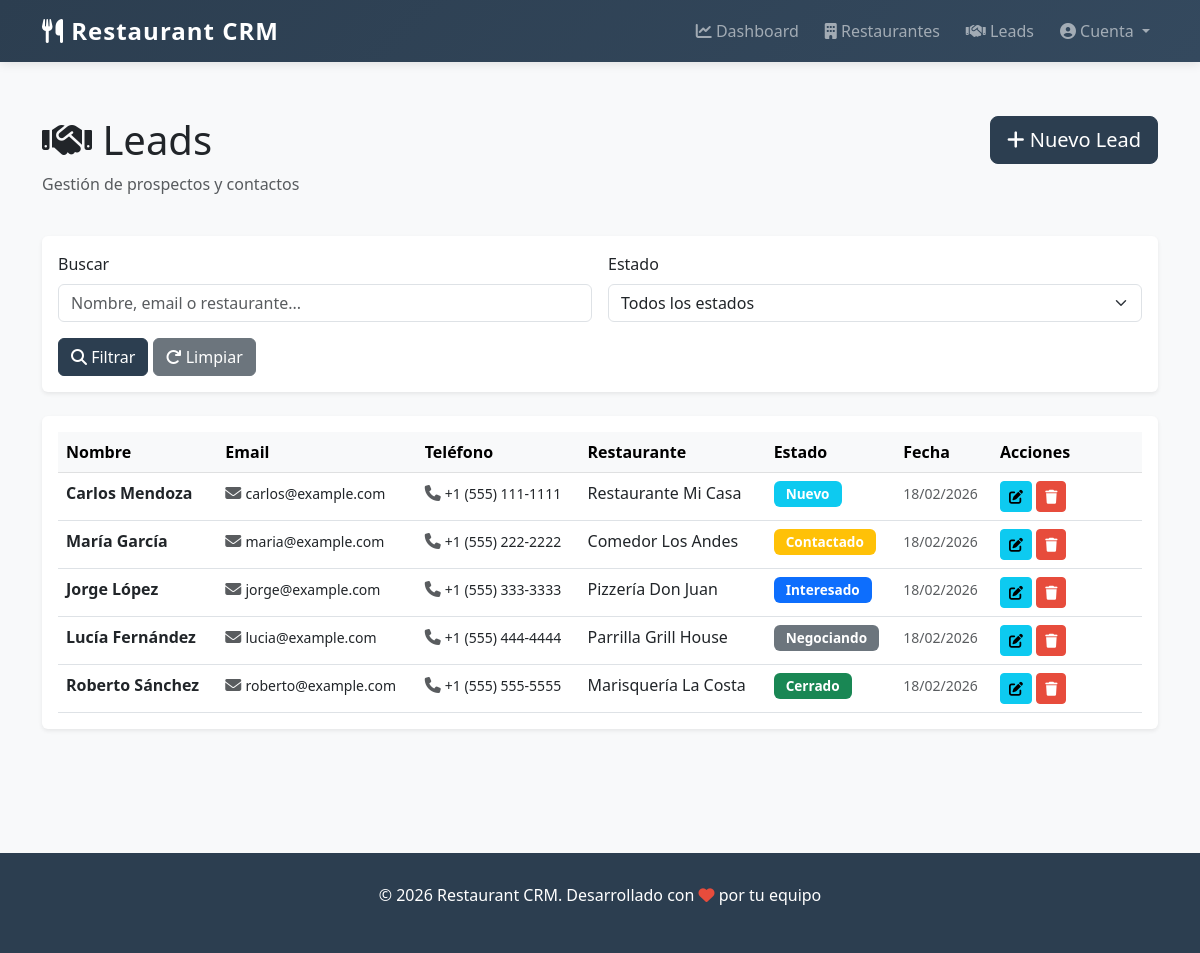
Page /leads on the committed database.
### tables this page shows
CREATE TABLE IF NOT EXISTS leads (
    id INT AUTO_INCREMENT PRIMARY KEY,
    name VARCHAR(100) NOT NULL,
    email VARCHAR(100) NOT NULL,
    phone VARCHAR(20) NOT NULL,
    restaurant_name VARCHAR(100) NOT NULL,
    status ENUM('new', 'contacted', 'interested', 'negotiating', 'closed', 'rejected') DEFAULT 'new',
    notes TEXT,
    created_at TIMESTAMP DEFAULT CURRENT_TIMESTAMP,
    updated_at TIMESTAMP DEFAULT CURRENT_TIMESTAMP ON UPDATE CURRENT_TIMESTAMP,
    KEY idx_name (name),
    KEY idx_email (email),
    KEY idx_status (status),
    KEY idx_created_at (created_at),
    KEY idx_restaurant_name (restaurant_name)
);

### app/Core/View.php (called while the page is built, shortened)
<?php
class View
{
    private string $viewPath;
    public function __construct()
    {
        $this->viewPath = VIEW_PATH;
    }
    public function render(string $view, array $data = []): void
    {
        $viewFile = $this->viewPath . '/' . str_replace('.', '/', $view) . '.php';
        extract($data);
        require $viewFile;
    }
}
?>

### app/Core/Controller.php (called while the page is built, shortened)
<?php
class Controller
{
    protected View $view;
    public function __construct()
    {
        $this->view = new View();
    }
    protected function render(string $view, array $data = []): void
    {
        $this->view->render($view, $data);
    }
}
?>

### app/Controllers/LeadController.php (called while the page is built, shortened)
<?php
class LeadController extends Controller
{
    public function index(): void
    {
        $filters = [
            'status' => $_GET['status'] ?? '',
            'search' => $_GET['search'] ?? ''
        ];
        $leads = Lead::getFiltered($filters);
        $flash = $_SESSION['flash'] ?? null;
        $this->render('leads.index', [
            'leads' => $leads,
            'statuses' => Lead::getValidStatuses(),
            'filters' => $filters,
            'csrf_token' => Csrf::getToken(),
            'flash' => $flash
        ]);
    }
}
?>

### app/Core/Router.php (called while the page is built, shortened)
<?php
class Router
{
    private array $routes = [];
    public function get(string $path, string $action): void
    {
        $this->routes['GET'][$path] = $action;
    }
    public function post(string $path, string $action): void
    {
        $this->routes['POST'][$path] = $action;
    }
    public function handle(string $url): void
    {
        $url = parse_url($url, PHP_URL_PATH) ?? $url;
        $url = preg_replace('#/+#', '/', $url);
        $url = trim($url, '/');
        if ($url === '') {
            $url = '/';
        } else {
            $url = '/' . $url;
        }
        $method = $_SERVER['REQUEST_METHOD'];
        $action = $this->matchRoute($url, $method);
        $this->executeAction($action);
    }
    private function matchRoute(string $url, string $method): ?string
    {
        $routes = $this->routes[$method] ?? [];
        foreach ($routes as $path => $action) {
            $pattern = $this->pathToRegex($path);
            if (preg_match($pattern, $url, $matches)) {
                return $action;
            }
        }
        return null;
    }
    private function pathToRegex(string $path): string
    {
        $path = preg_quote($path, '#');
        $path = str_replace('\\:', ':', $path);
        $path = preg_replace('/:[a-zA-Z_]\w*/', '([a-zA-Z0-9_-]+)', $path);
        return '#^' . $path . '(?:\?|$)#';
    }
    private function executeAction(string $action): void
    {
        list($controller, $method) = explode('@', $action);
        $instance = new $controllerClass();
        call_user_func_array([$instance, $method], []);
    }
}
?>

### public/index.php (called while the page is built, shortened)
<?php
spl_autoload_register(function ($class) {
    $parts = explode('\\', $class);
    $file = ROOT_PATH . '/' . str_replace('\\', '/', $parts[0]) . '/' .
            implode('/', array_slice($parts, 1)) . '.php';
});
require_once CORE_PATH . '/DB.php';
require_once CORE_PATH . '/Router.php';
require_once CORE_PATH . '/Controller.php';
require_once CORE_PATH . '/View.php';
$router = new App\Core\Router();
$requestUri = $_SERVER['REQUEST_URI'] ?? '/';
$requestUri = preg_replace('#/+#', '/', $requestUri);
$url = parse_url($requestUri, PHP_URL_PATH) ?? '/';
$url = '/' . trim($url, '/');
$router->handle($url);
?>

### app/Models/Lead.php (called while the page is built, shortened)
<?php
class Lead
{
    private static string $table = 'leads';
    public static function getFiltered(array $filters = []): array
    {
        $sql = "SELECT * FROM " . self::$table . " WHERE 1=1";
        $params = [];
        $sql .= " ORDER BY created_at DESC";
        return DB::fetchAll($sql, $params);
    }
}
?>

### app/Core/DB.php (called while the page is built, shortened)
<?php
class DB
{
    private static ?PDO $connection = null;
    private static array $config = [];
    public static function getConnection(): PDO
    {
        return self::$connection;
    }
    private static function connect(): void
    {
        try {
            $host = self::$config['DB_HOST'] ?? 'localhost';
            $db = self::$config['DB_NAME'] ?? 'restaurant_crm';
            $user = self::$config['DB_USER'] ?? 'root';
            $pass = self::$config['DB_PASS'] ?? '';
            $charset = 'utf8mb4';
            $dsn = "mysql:host=$host;dbname=$db;charset=$charset";
            self::$connection = new PDO($dsn, $user, $pass, [
                PDO::ATTR_ERRMODE => PDO::ERRMODE_EXCEPTION,
                PDO::ATTR_DEFAULT_FETCH_MODE => PDO::FETCH_ASSOC,
                PDO::ATTR_PERSISTENT => false,
            ]);
        } catch (PDOException $e) {
            die('Error de conexión a base de datos: ' . $e->getMessage());
        }
    }
    public static function query(string $sql, array $params = []): \PDOStatement
    {
        $connection = self::getConnection();
        $stmt = $connection->prepare($sql);
        $stmt->execute($params);
        return $stmt;
    }
    public static function fetchAll(string $sql, array $params = []): array
    {
        $stmt = self::query($sql, $params);
        return $stmt->fetchAll();
    }
}
?>

### app/Views/leads/index.php (the view, shortened to what this page needs)
<div class="container-fluid py-4">
    <div class="row mb-4">
        <div class="col-md-8">
            <h1><i class="fas fa-handshake"></i> Leads</h1>
            <p class="text-muted">Gestión de prospectos y contactos</p>
        </div>
        <div class="col-md-4 text-md-end">
            <button class="btn btn-primary btn-lg" data-bs-toggle="modal" data-bs-target="#createLeadModal">
                <i class="fas fa-plus"></i> Nuevo Lead
            </button>
        </div>
    </div>
    <div class="card shadow-sm mb-4">
        <div class="card-body">
            <form method="GET" class="row g-3" id="filterForm">
                <div class="col-md-6">
                    <label for="searchInput" class="form-label">Buscar</label>
                    <input type="text" class="form-control" id="searchInput" name="search"
                           value="<?= htmlspecialchars($filters['search'] ?? '') ?>"
                           placeholder="Nombre, email o restaurante...">
                </div>
                <div class="col-md-6">
                    <label for="statusFilter" class="form-label">Estado</label>
                    <select class="form-select" id="statusFilter" name="status" onchange="this.form.submit()">
                        <option value="">Todos los estados</option>
                    </select>
                </div>
                <div class="col-12">
                    <button type="submit" class="btn btn-primary">
                        <i class="fas fa-search"></i> Filtrar
                    </button>
                    <a href="/leads" class="btn btn-secondary">
                        <i class="fas fa-redo"></i> Limpiar
                    </a>
                </div>
            </form>
        </div>
    </div>
    <div class="card shadow-sm">
        <div class="card-body">
            <div class="table-responsive">
                <table class="table table-hover mb-0">
                    <thead class="table-light">
                        <tr>
                            <th>Nombre</th>
                            <th>Email</th>
                            <th>Teléfono</th>
                            <th>Restaurante</th>
                            <th>Estado</th>
                            <th>Fecha</th>
                            <th width="150">Acciones</th>
                        </tr>
                    </thead>
                    <tbody>
                        <?php if (!empty($leads)): ?>
                            <?php foreach ($leads as $lead): ?>
                                <tr>
                                    <td>
                                        <strong><?= htmlspecialchars($lead['name']) ?></strong>
                                    </td>
                                    <td>
                                        <i class="fas fa-envelope text-muted"></i>
                                        <small><?= htmlspecialchars($lead['email']) ?></small>
                                    </td>
                                    <td>
                                        <i class="fas fa-phone text-muted"></i>
                                        <small><?= htmlspecialchars($lead['phone']) ?></small>
                                    </td>
                                    <td><?= htmlspecialchars($lead['restaurant_name']) ?></td>
                                    <td>
                                        <?php
                                        $statusColors = [
                                            'new' => 'info',
                                            'contacted' => 'warning',
                                            'interested' => 'primary',
                                            'negotiating' => 'secondary',
                                            'closed' => 'success',
                                            'rejected' => 'danger'
                                        ];
                                        $statusLabels = [
                                            'new' => 'Nuevo',
                                            'contacted' => 'Contactado',
                                            'interested' => 'Interesado',
                                            'negotiating' => 'Negociando',
                                            'closed' => 'Cerrado',
                                            'rejected' => 'Rechazado'
                                        ];
                                        $color = $statusColors[$lead['status']] ?? 'secondary';
                                        $label = $statusLabels[$lead['status']] ?? $lead['status'];
                                        ?>
                                        <span class="badge bg-<?= $color ?>"><?= $label ?></span>
                                    </td>
                                    <td>
                                        <small class="text-muted"><?= date('d/m/Y', strtotime($lead['created_at'])) ?></small>
                                    </td>
                                    <td>
                                        <button class="btn btn-sm btn-info" onclick="editLead(<?= $lead['id'] ?>, '<?= htmlspecialchars($lead['name']) ?>', '<?= htmlspecialchars($lead['email']) ?>', '<?= htmlspecialchars($lead['phone']) ?>', '<?= htmlspecialchars($lead['restaurant_name']) ?>', '<?= htmlspecialchars($lead['status']) ?>', '<?= htmlspecialchars($lead['notes'] ?? '') ?>')" title="Editar">
                                            <i class="fas fa-edit"></i>
                                        </button>
                                        <button class="btn btn-sm btn-danger" onclick="deleteLead(<?= $lead['id'] ?>)" title="Eliminar">
                                            <i class="fas fa-trash"></i>
                                        </button>
                                    </td>
                                </tr>
                            <?php endforeach; ?>
                        <?php endif; ?>
                    </tbody>
                </table>
            </div>
        </div>
    </div>
</div>

### app/Views/layouts/main.php (style rules this page uses)
:root { --primary-color: #2c3e50; --secondary-color: #e74c3c; }
body { background-color: #f8f9fa; font-family: 'Segoe UI', Tahoma, Geneva, Verdana, sans-serif; }
.card { border: none; box-shadow: 0 2px 8px rgba(0,0,0,0.08); margin-bottom: 20px; transition: all 0.3s ease; }
.btn-primary { background-color: var(--primary-color); border-color: var(--primary-color); }
.btn-danger { background-color: var(--secondary-color); border-color: var(--secondary-color); }
.badge { padding: 6px 12px; font-size: 0.85rem; }

### rows in the picture
leads: name "Carlos Mendoza", email "carlos@example.com", phone "+1 (555) 111-1111", restaurant_name "Restaurante Mi Casa", status "Nuevo", created_at "18/02/2026"
leads: name "María García", email "maria@example.com", phone "+1 (555) 222-2222", restaurant_name "Comedor Los Andes", status "Contactado", created_at "18/02/2026"
leads: name "Jorge López", email "jorge@example.com", phone "+1 (555) 333-3333", restaurant_name "Pizzería Don Juan", status "Interesado", created_at "18/02/2026"
leads: name "Lucía Fernández", email "lucia@example.com", phone "+1 (555) 444-4444", restaurant_name "Parrilla Grill House", status "Negociando", created_at "18/02/2026"
leads: name "Roberto Sánchez", email "roberto@example.com", phone "+1 (555) 555-5555", restaurant_name "Marisquería La Costa", status "Cerrado", created_at "18/02/2026"
